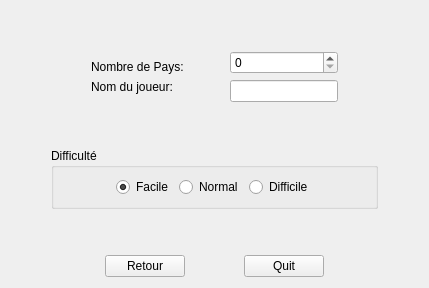
      <widget class="QWidget" name="page2">
       <layout class="QHBoxLayout" name="horizontalLayout_6">
        <item>
         <layout class="QHBoxLayout" name="horizontalLayout_5">
          <item>
           <spacer name="horizontalSpacer_9">
            <property name="orientation">
             <enum>Qt::Horizontal</enum>
            </property>
            <property name="sizeHint" stdset="0">
             <size>
              <width>40</width>
              <height>20</height>
             </size>
            </property>
           </spacer>
          </item>
          <item>
           <layout class="QVBoxLayout" name="verticalLayout_7">
            <item>
             <layout class="QHBoxLayout" name="horizontalLayout_4">
              <item>
               <layout class="QVBoxLayout" name="verticalLayout_4">
                <item>
                 <spacer name="verticalSpacer_12">
                  <property name="orientation">
                   <enum>Qt::Vertical</enum>
                  </property>
                  <property name="sizeHint" stdset="0">
                   <size>
                    <width>20</width>
                    <height>40</height>
                   </size>
                  </property>
                 </spacer>
                </item>
                <item>
                 <spacer name="horizontalSpacer_7">
                  <property name="orientation">
                   <enum>Qt::Horizontal</enum>
                  </property>
                  <property name="sizeHint" stdset="0">
                   <size>
                    <width>40</width>
                    <height>20</height>
                   </size>
                  </property>
                 </spacer>
                </item>
                <item>
                 <spacer name="horizontalSpacer_23">
                  <property name="orientation">
                   <enum>Qt::Horizontal</enum>
                  </property>
                  <property name="sizeHint" stdset="0">
                   <size>
                    <width>40</width>
                    <height>20</height>
                   </size>
                  </property>
                 </spacer>
                </item>
                <item>
                 <spacer name="verticalSpacer_13">
                  <property name="orientation">
                   <enum>Qt::Vertical</enum>
                  </property>
                  <property name="sizeHint" stdset="0">
                   <size>
                    <width>20</width>
                    <height>40</height>
                   </size>
                  </property>
                 </spacer>
                </item>
               </layout>
              </item>
              <item>
               <layout class="QVBoxLayout" name="verticalLayout_3">
                <item>
                 <spacer name="verticalSpacer_10">
                  <property name="orientation">
                   <enum>Qt::Vertical</enum>
                  </property>
                  <property name="sizeHint" stdset="0">
                   <size>
                    <width>20</width>
                    <height>40</height>
                   </size>
                  </property>
                 </spacer>
                </item>
                <item>
                 <widget class="QLabel" name="label_2">
                  <property name="text">
                   <string>Nombre de Pays:</string>
                  </property>
                 </widget>
                </item>
                <item>
                 <widget class="QLabel" name="label">
                  <property name="text">
                   <string>Nom du joueur:</string>
                  </property>
                 </widget>
                </item>
                <item>
                 <spacer name="verticalSpacer_9">
                  <property name="orientation">
                   <enum>Qt::Vertical</enum>
                  </property>
                  <property name="sizeHint" stdset="0">
                   <size>
                    <width>20</width>
                    <height>40</height>
                   </size>
                  </property>
                 </spacer>
                </item>
               </layout>
              </item>
              <item>
               <layout class="QVBoxLayout" name="verticalLayout_5">
                <item>
                 <spacer name="verticalSpacer_16">
                  <property name="orientation">
                   <enum>Qt::Vertical</enum>
                  </property>
                  <property name="sizeHint" stdset="0">
                   <size>
                    <width>20</width>
                    <height>40</height>
                   </size>
                  </property>
                 </spacer>
                </item>
                <item>
                 <spacer name="horizontalSpacer_26">
                  <property name="orientation">
                   <enum>Qt::Horizontal</enum>
                  </property>
                  <property name="sizeHint" stdset="0">
                   <size>
                    <width>40</width>
                    <height>20</height>
                   </size>
                  </property>
                 </spacer>
                </item>
                <item>
                 <spacer name="horizontalSpacer_12">
                  <property name="orientation">
                   <enum>Qt::Horizontal</enum>
                  </property>
                  <property name="sizeHint" stdset="0">
                   <size>
                    <width>40</width>
                    <height>20</height>
                   </size>
                  </property>
                 </spacer>
                </item>
                <item>
                 <spacer name="verticalSpacer_25">
                  <property name="orientation">
                   <enum>Qt::Vertical</enum>
                  </property>
                  <property name="sizeHint" stdset="0">
                   <size>
                    <width>20</width>
                    <height>40</height>
                   </size>
                  </property>
                 </spacer>
                </item>
               </layout>
              </item>
              <item>
               <layout class="QVBoxLayout" name="verticalLayout_2">
                <item>
                 <spacer name="verticalSpacer_18">
                  <property name="orientation">
                   <enum>Qt::Vertical</enum>
                  </property>
                  <property name="sizeHint" stdset="0">
                   <size>
                    <width>20</width>
                    <height>40</height>
                   </size>
                  </property>
                 </spacer>
                </item>
                <item>
                 <widget class="QSpinBox" name="spinBox"/>
                </item>
                <item>
                 <widget class="QLineEdit" name="cnomj">
                  <property name="minimumSize">
                   <size>
                    <width>0</width>
                    <height>0</height>
                   </size>
                  </property>
                  <property name="maximumSize">
                   <size>
                    <width>500</width>
                    <height>16777215</height>
                   </size>
                  </property>
                  <property name="text">
                   <string/>
                  </property>
                 </widget>
                </item>
                <item>
                 <spacer name="verticalSpacer_26">
                  <property name="orientation">
                   <enum>Qt::Vertical</enum>
                  </property>
                  <property name="sizeHint" stdset="0">
                   <size>
                    <width>20</width>
                    <height>40</height>
                   </size>
                  </property>
                 </spacer>
                </item>
                <item>
                 <layout class="QVBoxLayout" name="verticalLayout_10"/>
                </item>
               </layout>
              </item>
              <item>
               <layout class="QVBoxLayout" name="verticalLayout_6">
                <item>
                 <spacer name="verticalSpacer_21">
                  <property name="orientation">
                   <enum>Qt::Vertical</enum>
                  </property>
                  <property name="sizeHint" stdset="0">
                   <size>
                    <width>20</width>
                    <height>40</height>
                   </size>
                  </property>
                 </spacer>
                </item>
                <item>
                 <spacer name="horizontalSpacer_6">
                  <property name="orientation">
                   <enum>Qt::Horizontal</enum>
                  </property>
                  <property name="sizeHint" stdset="0">
                   <size>
                    <width>40</width>
                    <height>20</height>
                   </size>
                  </property>
                 </spacer>
                </item>
                <item>
                 <spacer name="horizontalSpacer_8">
                  <property name="orientation">
                   <enum>Qt::Horizontal</enum>
                  </property>
                  <property name="sizeHint" stdset="0">
                   <size>
                    <width>40</width>
                    <height>20</height>
                   </size>
                  </property>
                 </spacer>
                </item>
                <item>
                 <spacer name="verticalSpacer_20">
                  <property name="orientation">
                   <enum>Qt::Vertical</enum>
                  </property>
                  <property name="sizeHint" stdset="0">
                   <size>
                    <width>20</width>
                    <height>40</height>
                   </size>
                  </property>
                 </spacer>
                </item>
               </layout>
              </item>
             </layout>
            </item>
            <item>
             <widget class="QGroupBox" name="groupBox">
              <property name="title">
               <string>Difficulté</string>
              </property>
              <layout class="QHBoxLayout" name="horizontalLayout_2">
               <item>
                <spacer name="horizontalSpacer_5">
                 <property name="orientation">
                  <enum>Qt::Horizontal</enum>
                 </property>
                 <property name="sizeHint" stdset="0">
                  <size>
                   <width>40</width>
                   <height>20</height>
                  </size>
                 </property>
                </spacer>
               </item>
               <item>
                <widget class="QRadioButton" name="rfacile">
                 <property name="text">
                  <string>Facile</string>
                 </property>
                 <property name="checked">
                  <bool>true</bool>
                 </property>
                </widget>
               </item>
               <item>
                <widget class="QRadioButton" name="rnormal">
                 <property name="text">
                  <string>Normal</string>
                 </property>
                </widget>
               </item>
               <item>
                <widget class="QRadioButton" name="rdifficile">
                 <property name="text">
                  <string>Difficile</string>
                 </property>
                </widget>
               </item>
               <item>
                <spacer name="horizontalSpacer_11">
                 <property name="orientation">
                  <enum>Qt::Horizontal</enum>
                 </property>
                 <property name="sizeHint" stdset="0">
                  <size>
                   <width>40</width>
                   <height>20</height>
                  </size>
                 </property>
                </spacer>
               </item>
              </layout>
             </widget>
            </item>
            <item>
             <spacer name="verticalSpacer_11">
              <property name="orientation">
               <enum>Qt::Vertical</enum>
              </property>
              <property name="sizeHint" stdset="0">
               <size>
                <width>20</width>
                <height>40</height>
               </size>
              </property>
             </spacer>
            </item>
            <item>
             <layout class="QHBoxLayout" name="horizontalLayout_3">
              <item>
               <spacer name="horizontalSpacer">
                <property name="orientation">
                 <enum>Qt::Horizontal</enum>
                </property>
                <property name="sizeHint" stdset="0">
                 <size>
                  <width>40</width>
                  <height>20</height>
                 </size>
                </property>
               </spacer>
              </item>
              <item>
               <widget class="QPushButton" name="bretour">
                <property name="text">
                 <string>Retour</string>
                </property>
               </widget>
              </item>
              <item>
               <spacer name="horizontalSpacer_13">
                <property name="orientation">
                 <enum>Qt::Horizontal</enum>
                </property>
                <property name="sizeHint" stdset="0">
                 <size>
                  <width>40</width>
                  <height>20</height>
                 </size>
                </property>
               </spacer>
              </item>
              <item>
               <widget class="QPushButton" name="bquit2">
                <property name="text">
                 <string>Quit</string>
                </property>
               </widget>
              </item>
              <item>
               <spacer name="horizontalSpacer_2">
                <property name="orientation">
                 <enum>Qt::Horizontal</enum>
                </property>
                <property name="sizeHint" stdset="0">
                 <size>
                  <width>40</width>
                  <height>20</height>
                 </size>
                </property>
               </spacer>
              </item>
             </layout>
            </item>
           </layout>
          </item>
          <item>
           <spacer name="horizontalSpacer_10">
            <property name="orientation">
             <enum>Qt::Horizontal</enum>
            </property>
            <property name="sizeHint" stdset="0">
             <size>
              <width>40</width>
              <height>20</height>
             </size>
            </property>
           </spacer>
          </item>
         </layout>
        </item>
       </layout>
      </widget>
